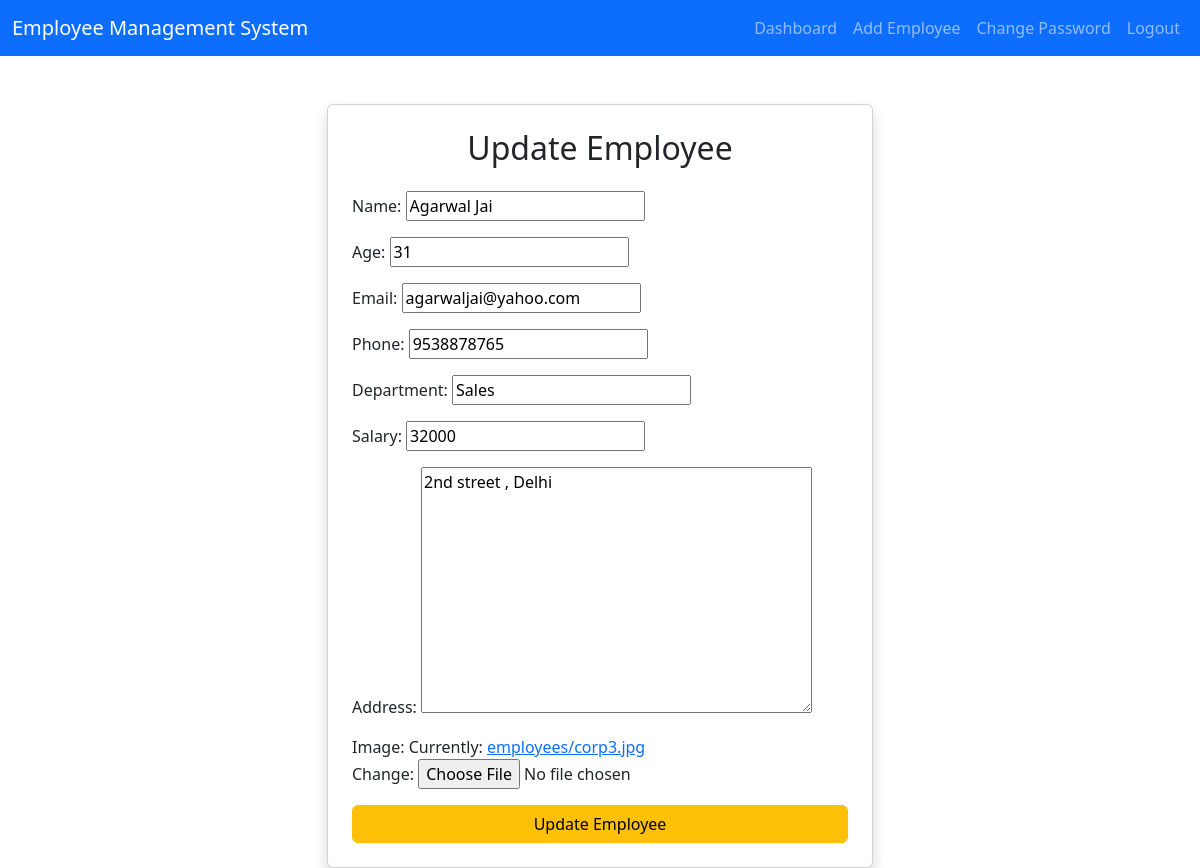
Page /update/4/ (signed in) on the committed database.
### finalapp/models.py (models this page shows, shortened)
class EmployeeModel(models.Model):
    name = models.CharField(max_length=100)
    age = models.IntegerField()
    email = models.EmailField()
    phone = models.CharField(max_length=20)
    department = models.CharField(max_length=100)
    salary = models.IntegerField()
    address = models.TextField()
    image = models.ImageField(upload_to='employees/')

### finalapp/views.py (the view, shortened to what this page needs)
# urls.py: path('update/<int:id>/', views.update_employee, name='update'),
@login_required()
def update_employee(request, id):
    employee = EmployeeModel.objects.get(id=id)
    form = EmployeeForm(instance=employee)
    return render(request, 'update_employee.html', {'form': form})

### finalapp/forms.py
class EmployeeForm(forms.ModelForm):
    class Meta:
        model = EmployeeModel
        fields = '__all__'

### templates/update_employee.html (shortened to what this page needs)
{% extends 'base.html' %}
{% block content %}
<div class="row justify-content-center">
    <div class="col-md-6">
        <div class="card shadow p-4">
            <h2 class="text-center mb-4">
                Update Employee
            </h2>
            <form method="POST" enctype="multipart/form-data">
                {{ form.as_p }}
                <button type="submit" class="btn btn-warning w-100">
                    Update Employee
                </button>
            </form>
        </div>
    </div>
</div>
{% endblock %}

### rows in the picture
EmployeeModel: name "Agarwal Jai", age "31", email "agarwaljai@yahoo.com", phone "9538878765", department "Sales", salary "32000", address "2nd street , Delhi"
